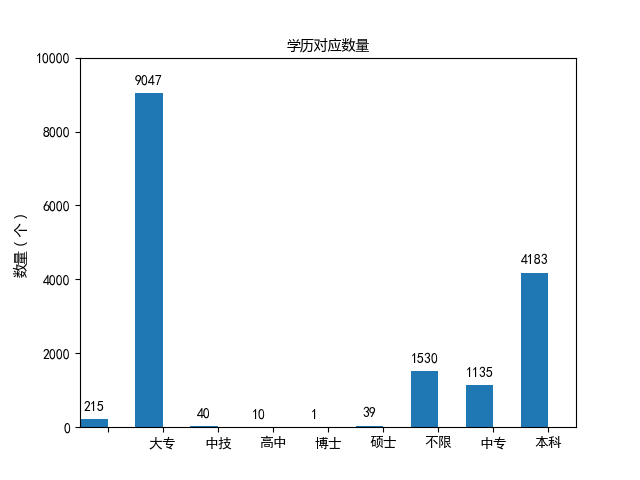

Source code (Python):
# -*- coding:utf-8 -*-
import matplotlib.pyplot as plt
import matplotlib as mpl
import json
import numpy as np
import pandas as pd
from pandas import Series, DataFrame

mpl.rcParams['font.size'] = 10
mpl.rcParams['axes.unicode_minus'] = False
mpl.rcParams['font.sans-serif'] = ['SimHei']
custom_font = mpl.font_manager.FontProperties(fname='msyh.ttf')

file = open('zhilian_php.json')
joblist = []
for eachline in file:
    joblist.append(json.loads(eachline))

df = DataFrame(joblist)

education = df.edu.value_counts()

edu_list = list(education.index)

edu_map = dict(education)

plt.figure('quyu')

# plt.add_subplot(121)
plt.title(u'学历对应数量', fontproperties=custom_font)

xticks = np.arange(len(edu_map))

quyuName = edu_map.keys()

number = [x for x in edu_map.values()]

bar_width = 0.5

bars = plt.bar(xticks, number, width=bar_width, edgecolor='none')

for x, y in zip(xticks, number):
    plt.text(x, y + 500, '%d' % y, ha='center', va='top')

plt.ylabel(u'数量（个）', fontproperties=custom_font)
plt.xticks(xticks + bar_width / 2, quyuName)

# plt.(quyuName, fontproperties=custom_font)

plt.xlim(([bar_width / 2 - 0.5, len(edu_map) - bar_width / 2]))

plt.ylim([0, 10000])


plt.savefig("edu_php.png",dpi=100)

plt.show()
# plt.show()

# district
